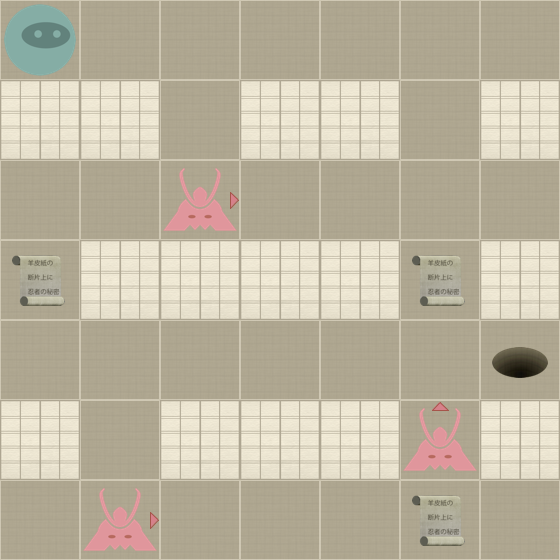

This game map was drawn from its Tiled (.tmx) file and the tilesets committed beside it. A one-line description and the trimmed map source follow:
An orthogonal 7x7 tile map with 80x80 px tiles, 2 tile layers (Level, Actors).

<map version="1.0" orientation="orthogonal" width="7" height="7" tilewidth="80" tileheight="80">
 <properties>
  <property name="moves" value="12" />
 </properties>
 <tileset firstgid="1" name="tiles" tilewidth="80" tileheight="80" spacing="2" margin="2">
  <image source="tiles-hd.png" width="512" height="512" />
  <tile id="0">
   <properties>
    <property name="actor" value="exit" />
   </properties>
  </tile>
  <tile id="2">
   <properties>
    <property name="actor" value="guard" />
    <property name="direction" value="down" />
   </properties>
  </tile>
  <tile id="3">
   <properties>
    <property name="actor" value="guard" />
    <property name="direction" value="left" />
   </properties>
  </tile>
  <tile id="4">
   <properties>
    <property name="actor" value="guard" />
    <property name="direction" value="right" />
   </properties>
  </tile>
  <tile id="5">
   <properties>
    <property name="actor" value="guard" />
    <property name="direction" value="up" />
   </properties>
  </tile>
  <tile id="7">
   <properties>
    <property name="actor" value="player" />
   </properties>
  </tile>
  <tile id="8">
   <properties>
    <property name="actor" value="scroll" />
   </properties>
  </tile>
  <tile id="9">
   <properties>
    <property name="wall" value="1" />
   </properties>
  </tile>
 </tileset>
 <layer name="Level" width="7" height="7">
  <data>[49 cells, 49 non-empty, 2 distinct tile ids]</data>
 </layer>
 <layer name="Actors" width="7" height="7">
  <data>[49 cells, 8 non-empty, 5 distinct tile ids]</data>
 </layer>
</map>
